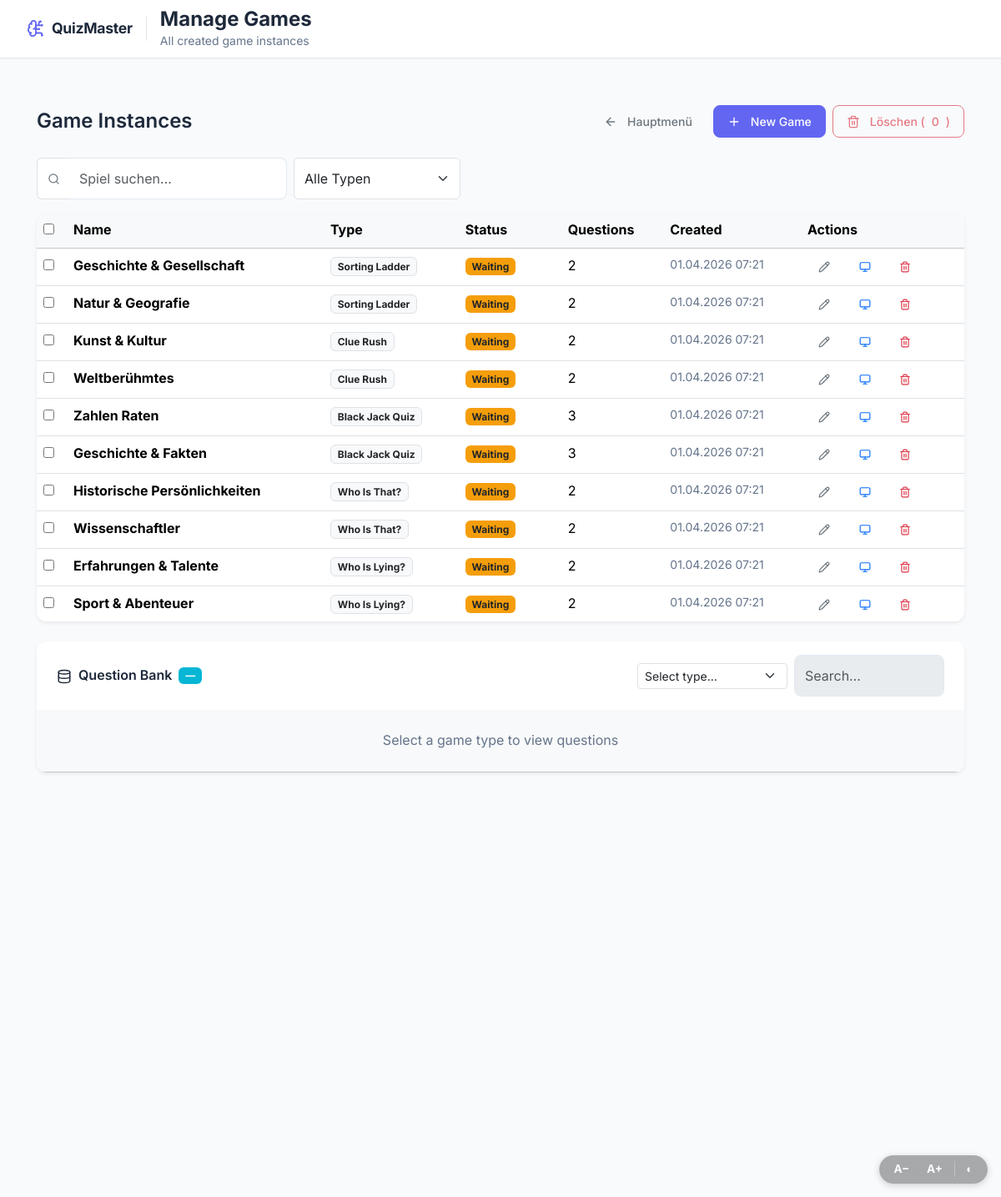
Page /admin-dashboard/games/ (signed in) on the committed database.
### sorting_ladder/models.py (models this page shows, shortened)
class SortingLadderGame(SyncBase):
    STATUS_CHOICES = [
        ('waiting', 'Waiting'),
        ('active', 'Active'),
        ('completed', 'Completed'),
        ('cancelled', 'Cancelled'),
    ]
    title = models.CharField(max_length=200, default="Sorting Ladder")
    room_code = models.CharField(max_length=4, unique=True, blank=True)
    creator = models.ForeignKey(User, on_delete=models.CASCADE, related_name='created_sorting_games')
    status = models.CharField(max_length=20, choices=STATUS_CHOICES, default='waiting')
    max_participants = models.IntegerField(default=50)
    created_at = models.DateTimeField(auto_now_add=True)
    started_at = models.DateTimeField(null=True, blank=True)
    ended_at = models.DateTimeField(null=True, blank=True)
    current_question = models.ForeignKey('SortingQuestion', on_delete=models.SET_NULL, null=True, blank=True, related_name='active_in_games')
    selected_questions = models.ManyToManyField('SortingQuestion', blank=True, related_name='games')
    class Meta:
        ordering = ['-created_at']

### clue_rush/models.py (models this page shows, shortened)
class ClueRushGame(SyncBase):
    STATUS_CHOICES = [
        ('waiting', 'Waiting'),
        ('active', 'Active'),
        ('completed', 'Completed'),
        ('cancelled', 'Cancelled'),
    ]
    title = models.CharField(max_length=200, default="Clue Rush")
    room_code = models.CharField(max_length=4, unique=True, blank=True)
    creator = models.ForeignKey(User, on_delete=models.CASCADE, related_name='created_cluerush_games')
    status = models.CharField(max_length=20, choices=STATUS_CHOICES, default='waiting')
    max_participants = models.IntegerField(default=50)
    created_at = models.DateTimeField(auto_now_add=True)
    started_at = models.DateTimeField(null=True, blank=True)
    ended_at = models.DateTimeField(null=True, blank=True)
    current_clue = models.ForeignKey('Clue', on_delete=models.SET_NULL, null=True, blank=True,related_name='current_in_games')
    clue_start_time = models.DateTimeField(null=True, blank=True)
    current_question = models.ForeignKey('ClueQuestion', on_delete=models.SET_NULL, null=True, blank=True,related_name='current_in_games')
    question_start_time = models.DateTimeField(null=True, blank=True)
    selected_questions = models.ManyToManyField('ClueQuestion', blank=True, related_name='games')
    class Meta:
        ordering = ['-created_at']

### black_jack_quiz/models.py (models this page shows, shortened)
class BlackJackQuiz(SyncBase):
    STATUS_CHOICES = [
        ('waiting', 'Waiting'),
        ('active', 'Active'),
        ('completed', 'Completed'),
        ('cancelled', 'Cancelled'),
    ]
    title = models.CharField(max_length=200, default="Black Jack Quiz")
    room_code = models.CharField(max_length=4, unique=True, blank=True)
    creator = models.ForeignKey(User, on_delete=models.CASCADE, related_name='created_blackjack_quizzes')
    status = models.CharField(max_length=20, choices=STATUS_CHOICES, default='waiting')
    created_at = models.DateTimeField(auto_now_add=True)
    started_at = models.DateTimeField(null=True, blank=True)
    ended_at = models.DateTimeField(null=True, blank=True)
    current_question = models.ForeignKey('BlackJackQuestion', on_delete=models.SET_NULL, null=True, blank=True, related_name='current_in_blackjack_quiz')
    current_question_number = models.IntegerField(default=0)  # Track which question number we're on
    question_start_time = models.DateTimeField(null=True, blank=True)
    max_participants = models.IntegerField(default=50)
    total_questions = models.IntegerField(default=5)  # Fixed at 5 for BlackJack
    selected_questions = models.ManyToManyField('BlackJackQuestion', blank=True, related_name='quizzes')
    class Meta:
        ordering = ['-created_at']

### who_is_that/models.py (models this page shows, shortened)
class WhoThatQuiz(SyncBase):
    STATUS_CHOICES = [
        ('waiting', 'Waiting'),
        ('active', 'Active'),
        ('completed', 'Completed'),
        ('cancelled', 'Cancelled'),
    ]
    title = models.CharField(max_length=200, default="Who is That?")
    room_code = models.CharField(max_length=4, unique=True, blank=True)
    creator = models.ForeignKey(User, on_delete=models.CASCADE, related_name='created_who_that_quizzes')
    status = models.CharField(max_length=20, choices=STATUS_CHOICES, default='waiting')
    created_at = models.DateTimeField(auto_now_add=True)
    started_at = models.DateTimeField(null=True, blank=True)
    ended_at = models.DateTimeField(null=True, blank=True)
    current_question = models.ForeignKey('WhoThatQuestion', on_delete=models.SET_NULL, null=True, blank=True, related_name='current_in_who_that_quiz')
    question_start_time = models.DateTimeField(null=True, blank=True)
    max_participants = models.IntegerField(default=50)
    selected_questions = models.ManyToManyField('WhoThatQuestion', blank=True, related_name='quizzes')
    class Meta:
        ordering = ['-created_at']

### who_is_lying/models.py (models this page shows, shortened)
class WhoQuiz(SyncBase):
    STATUS_CHOICES = [
        ('waiting', 'Waiting'),
        ('active', 'Active'),
        ('completed', 'Completed'),
        ('cancelled', 'Cancelled'),
    ]
    title = models.CharField(max_length=200, default="Who is Lying?")
    room_code = models.CharField(max_length=4, unique=True, blank=True)
    creator = models.ForeignKey(User, on_delete=models.CASCADE, related_name='created_who_quizzes')
    status = models.CharField(max_length=20, choices=STATUS_CHOICES, default='waiting')
    created_at = models.DateTimeField(auto_now_add=True)
    started_at = models.DateTimeField(null=True, blank=True)
    ended_at = models.DateTimeField(null=True, blank=True)
    current_question = models.ForeignKey('WhoQuestion', on_delete=models.SET_NULL, null=True, blank=True, related_name='current_in_who_quiz')
    question_start_time = models.DateTimeField(null=True, blank=True)
    max_participants = models.IntegerField(default=50)
    selected_questions = models.ManyToManyField('WhoQuestion', blank=True, related_name='quizzes')
    class Meta:
        ordering = ['-created_at']

### admin_dashboard/views.py (the view)
# urls.py: path('games/', views.manage_games, name='manage_games'),
@admin_required
def manage_games(request):
    all_games = []
    def _add(qs, game_type, game_type_display, monitor_url_name):
        for game in qs:
            try:
                q_count = game.selected_questions.count()
            except Exception:
                q_count = 0
            all_games.append({
                'id': game.id,
                'title': game.title,
                'game_type': game_type,
                'game_type_display': game_type_display,
                'status': game.status,
                'room_code': game.room_code,
                'monitor_url_name': monitor_url_name,
                'created_at': game.created_at,
                'question_count': q_count,
            })
    _add(Quiz.objects.all().order_by('-created_at'), 'quiz', 'Quick Quiz', 'admin_dashboard:quiz_monitor')
    _add(EstimationQuiz.objects.all().order_by('-created_at'), 'estimation', 'Estimation', 'admin_dashboard:estimation_monitor')
    _add(AssignQuiz.objects.all().order_by('-created_at'), 'assign', 'Assign', 'admin_dashboard:assign_monitor')
    _add(WhereQuiz.objects.all().order_by('-created_at'), 'where', 'Where Is This?', 'admin_dashboard:where_monitor')
    _add(WhoQuiz.objects.all().order_by('-created_at'), 'who', 'Who Is Lying?', 'admin_dashboard:who_monitor')
    _add(WhoThatQuiz.objects.all().order_by('-created_at'), 'who_that', 'Who Is That?', 'admin_dashboard:who_that_monitor')
    _add(BlackJackQuiz.objects.all().order_by('-created_at'), 'blackjack', 'Black Jack Quiz', 'admin_dashboard:blackjack_monitor')
    _add(SortingLadderGame.objects.all().order_by('-created_at'), 'sorting_ladder', 'Sorting Ladder', 'admin_dashboard:sorting_ladder_monitor')
    _add(ClueRushGame.objects.all().order_by('-created_at'), 'clue_rush', 'Clue Rush', 'admin_dashboard:clue_rush_monitor')
    all_games.sort(key=lambda g: g['created_at'], reverse=True)
    return render(request, 'admin_dashboard/games_overview.html', {'all_games': all_games})

### admin_dashboard/views.py (called while the page is built)
def is_admin(user):
    return user.is_authenticated and (user.is_staff or user.is_superuser)

### templates/admin_dashboard/games_overview.html (shortened to what this page needs)
{% extends "admin_dashboard/base.html" %}
{% block page_title %}Manage Games{% endblock %}
{% block page_subtitle %}All created game instances{% endblock %}
{% block content %}
<div class="container-fluid py-4">
    <div class="d-flex justify-content-between align-items-center mb-4">
        <h2 class="mb-0">Game Instances</h2>
        <div class="d-flex gap-2">
            <a href="{% url 'admin_dashboard:home' %}" class="btn btn-outline-secondary">
                <i data-lucide="arrow-left" style="width:16px;height:16px;" class="me-1"></i>Hauptmenü
            </a>
            <a href="{% url 'admin_dashboard:create_game' %}" class="btn btn-primary">
                <i data-lucide="plus" style="width:16px;height:16px;" class="me-1"></i>New Game
            </a>
            <button class="btn btn-outline-danger" id="deleteSelectedBtn" disabled>
                <i data-lucide="trash-2" style="width:16px;height:16px;" class="me-1"></i>
                Löschen (<span id="deleteSelectedCount">0</span>)
            </button>
        </div>
    </div>
    <div class="d-flex gap-2 mb-3">
        <div class="input-group" style="max-width:300px;">
            <span class="input-group-text bg-white border-end-0">
                <i data-lucide="search" style="width:15px;height:15px;color:#6c757d;"></i>
            </span>
            <input type="text" class="form-control border-start-0" id="gameSearchInput" placeholder="Spiel suchen…">
        </div>
        <select class="form-select" id="gameTypeFilter" style="max-width:200px;">
            <option value="">Alle Typen</option>
        </select>
    </div>
    <div class="card border-0 shadow-sm">
        <div class="card-body p-0">
            <div class="table-responsive" style="max-height: 490px; overflow-y: auto;">
                <table class="table table-hover mb-0">
                    <thead class="table-light sticky-top">
                        <tr>
                            <th style="width:36px;"><input type="checkbox" id="selectAllGames" title="Alle auswählen"></th>
                            <th>Name</th>
                            <th>Type</th>
                            <th>Status</th>
                            <th>Questions</th>
                            <th>Created</th>
                            <th>Actions</th>
                        </tr>
                    </thead>
                    <tbody>
                        {% for game in all_games %}
                        <tr style="cursor:pointer;" onclick="window.location='{% url 'admin_dashboard:edit_game' game.game_type game.id %}'">
                            <td onclick="event.stopPropagation()">
                                <input type="checkbox" class="game-select-cb"
                                       data-game-id="{{ game.id }}" data-game-type="{{ game.game_type }}">
                            </td>
                            <td><strong>{{ game.title }}</strong></td>
                            <td><span class="badge bg-light text-dark border">{{ game.game_type_display }}</span></td>
                            <td>
                                {% if game.status == 'active' %}
                                    <span class="badge bg-success">Active</span>
                                {% elif game.status == 'waiting' %}
                                    <span class="badge bg-warning text-dark">Waiting</span>
                                {% elif game.status == 'ended' %}
                                    <span class="badge bg-secondary">Ended</span>
                                {% else %}
                                    <span class="badge bg-light text-dark border">{{ game.status }}</span>
                                {% endif %}
                            </td>
                            <td>{{ game.question_count }}</td>
                            <td class="text-muted small">{{ game.created_at|date:"d.m.Y H:i" }}</td>
                            <td onclick="event.stopPropagation()">
                                <a href="{% url 'admin_dashboard:edit_game' game.game_type game.id %}"
                                   class="btn btn-sm btn-outline-secondary me-1">
                                    <i data-lucide="pencil" style="width:14px;height:14px;"></i>
                                </a>
                                <a href="{% url game.monitor_url_name game.room_code %}"
                                   class="btn btn-sm btn-outline-primary me-1">
                                    <i data-lucide="monitor" style="width:14px;height:14px;"></i>
                                </a>
                                <button class="btn btn-sm btn-outline-danger delete-game-btn"
                                        data-game-id="{{ game.id }}"
                                        data-game-type="{{ game.game_type }}"
                                        data-game-title="{{ game.title }}">
                                    <i data-lucide="trash-2" style="width:14px;height:14px;"></i>
                                </button>
                            </td>
                        </tr>
                        {% endfor %}
                    </tbody>
                </table>
            </div>
        </div>
    </div>
    <div class="card border-0 shadow-sm mt-4">
        <div class="card-header bg-white border-0 py-3 d-flex justify-content-between align-items-center">
            <div class="d-flex align-items-center gap-2">
                <h5 class="mb-0">
                    <i data-lucide="database" style="width:18px;height:18px;" class="me-2"></i>Question Bank
                </h5>
                <span class="badge bg-secondary" id="qbCountBadge">—</span>
            </div>
            <div class="d-flex gap-2 align-items-center">
                <select class="form-select form-select-sm" id="qbTypeSelect" style="width:180px;">
                    <option value="" disabled selected>Select type…</option>
                </select>
                <input type="text" class="form-control form-control-sm" id="qbSearch"
                       placeholder="Search…" style="width:180px;" disabled>
            </div>
        </div>
        <div class="card-body p-0">
            <div class="table-responsive">
                <table class="table table-hover mb-0">
                    <thead class="table-light">
                        <tr id="qbHead">
                            <td colspan="6" class="text-center py-4 text-muted">Select a game type to view questions</td>
                        </tr>
                    </thead>
                </table>
            </div>
        </div>
    </div>
</div>
{% endblock %}

### templates/admin_dashboard/base.html (style rules this page uses)
.page-content > * { animation: slideIn 0.4s ease-out; }

### rows in the picture
SortingLadderGame: title "Geschichte & Gesellschaft", created_at "01.04.2026 07:21"
SortingLadderGame: title "Natur & Geografie", created_at "01.04.2026 07:21"
ClueRushGame: title "Kunst & Kultur", created_at "01.04.2026 07:21"
ClueRushGame: title "Weltberühmtes", created_at "01.04.2026 07:21"
BlackJackQuiz: title "Zahlen Raten", created_at "01.04.2026 07:21"
BlackJackQuiz: title "Geschichte & Fakten", created_at "01.04.2026 07:21"
WhoThatQuiz: title "Historische Persönlichkeiten", created_at "01.04.2026 07:21"
WhoThatQuiz: title "Wissenschaftler", created_at "01.04.2026 07:21"
WhoQuiz: title "Erfahrungen & Talente", created_at "01.04.2026 07:21"
WhoQuiz: title "Sport & Abenteuer", created_at "01.04.2026 07:21"

### other values in the picture
{{ game.game_type_display }} "Sorting Ladder" "Sorting Ladder" "Clue Rush" "Clue Rush" "Black Jack Quiz" "Black Jack Quiz" "Who Is That?" "Who Is That?" "Who Is Lying?" "Who Is Lying?"
{{ game.question_count }} "2" "2" "2" "2" "3" "3" "2" "2" "2" "2"
